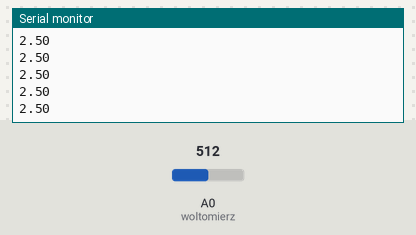
This sketch was run on a simulated Arduino Uno, built with avr-gcc and run on an emulated ATmega328P. On the bench: the last lines printed to the serial monitor. Inputs (shaded band) come from the test bench; at power-on: A0 (woltomierz) = 512.

Above: at 1.2 s.
1.3 s: A0 (woltomierz) set to 716
At 2.4 s:
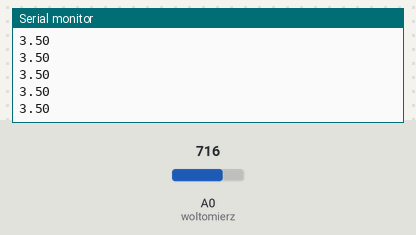
2.8 s: A0 (woltomierz) set to 900
At 3.8 s:
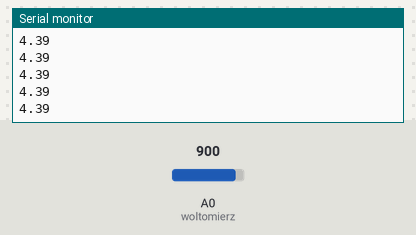
Timing chart, 0 to 5.8 s (numbered marks = the images above; inputs shaded):
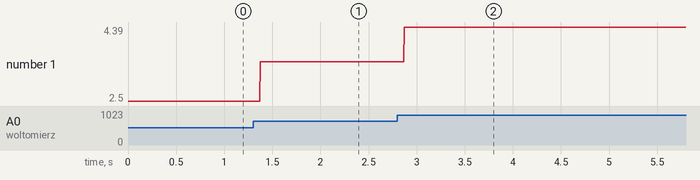

Measured:
- after the input at 1.3 s, the serial monitor: prints a new line after 0.07 s (image 1)
- after the input at 2.8 s, the serial monitor: prints a new line after 0.07 s (image 2)
- plotted number 1: 2.5 → 3.5 after the input at 1.3 s, 3.5 → 4.39 after the input at 2.8 s

The sketch:

arduino_mierzy_napiecia.ino
```cpp
const byte woltomierz = A0;                                  // Port, który będzie mierzyć napięcie.
int napiecie;                                                // Wartość tego napięcia bez jednostek.
float napiecieV;                                             // Wartość tego napięcia w woltach.

void setup()
{
  Serial.begin(9600);                                        // Inicjuj przesyłanie danych portem szeregowym.
}

void loop()
{
  napiecie = analogRead(woltomierz);                         // Pobierz wartość napięcia z portu woltomierza.
  napiecieV = napiecie * (5.0 / 1024.0);                     // Przelicz dziesięciobitową wartość na wolty.
  Serial.println(napiecieV);                                 // Wyświetl napięcie.
}
```
